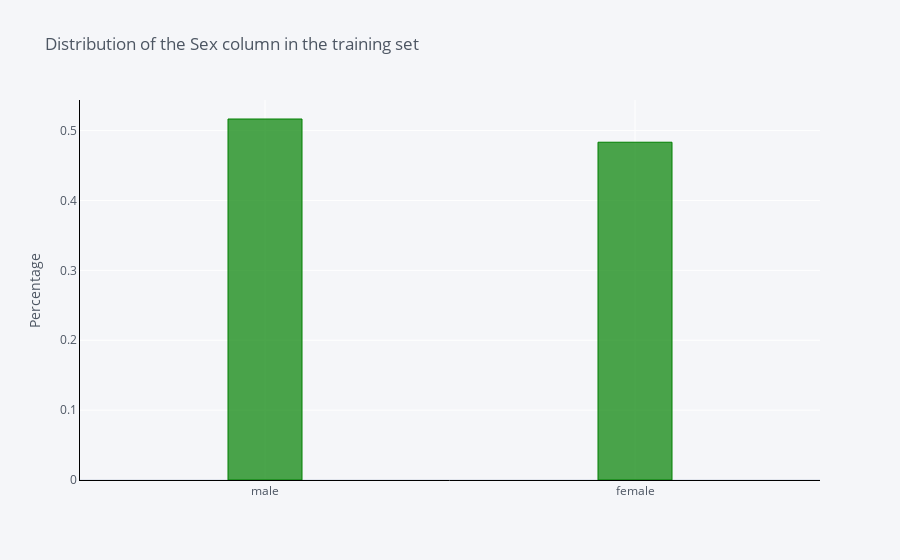

The notebook cell saved with this chart:
### Code cell
train_df['sex'].value_counts(normalize=True).iplot(kind='bar',
                                                      yTitle='Percentage', 
                                                      linecolor='black', 
                                                      opacity=0.7,
                                                      color='green',
                                                      theme='pearl',
                                                      bargap=0.8,
                                                      gridcolor='white',
                                                     
                                                      title='Distribution of the Sex column in the training set')

### Figure 1 — Plotly figure (JSON) as saved in the notebook; plotly's stock layout.template omitted (floating-point values rounded to 4 significant figures)
{"data": [{"name": "sex", "text": "", "y": [0.5166, 0.4834], "marker": {"color": "rgba(0, 128, 0, 0.7)", "line": {"color": "rgba(0, 128, 0, 1.0)", "width": 1}}, "x": ["male", "female"], "type": "bar", "orientation": "v"}], "layout": {"xaxis": {"tickfont": {"color": "#4D5663"}, "title": {"text": "", "font": {"color": "#4D5663"}}, "showgrid": true, "zerolinecolor": "#E1E5ED", "gridcolor": "white", "linecolor": "black"}, "title": {"text": "Distribution of the Sex column in the training set", "font": {"color": "#4D5663"}}, "paper_bgcolor": "#F5F6F9", "plot_bgcolor": "#F5F6F9", "yaxis": {"tickfont": {"color": "#4D5663"}, "title": {"text": "Percentage", "font": {"color": "#4D5663"}}, "showgrid": true, "zerolinecolor": "#E1E5ED", "gridcolor": "white", "linecolor": "black"}, "bargap": 0.8, "legend": {"bgcolor": "#F5F6F9", "font": {"color": "#4D5663"}}}}
